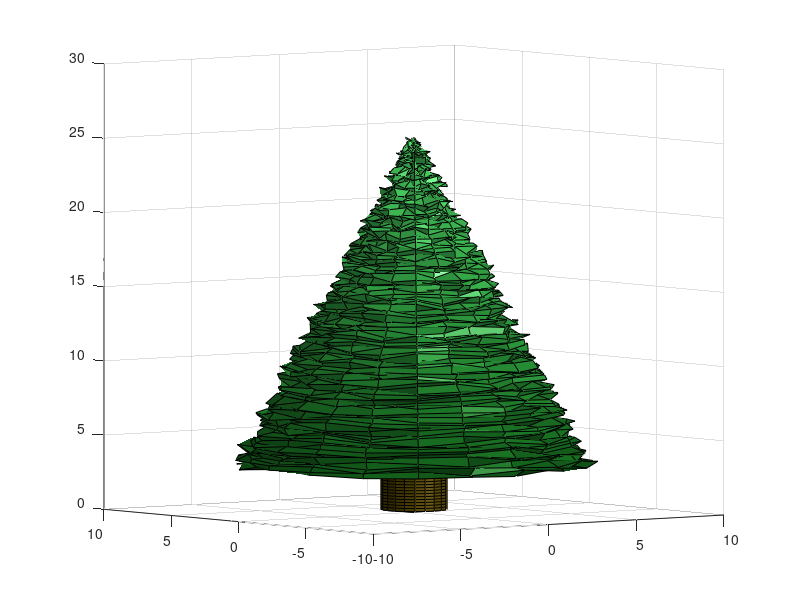

This chart was generated by the following MATLAB code: (Note: this script raises an error after producing the figure.)
% Modified from a plot by 
% Anselm Ivanovas<anselm.ivanovas@student.unisg.ch>
% URL: http://www.mathworks.com/matlabcentral/fileexchange/22478-a-christmas-tree-plot
% Copyright (c) 2008, Anselm
% All rights reserved.

function [X,Y,Z] = makeTree
%% draw tree
h=0:0.2:25; %vertical grid
[X,Y,Z] = cylinder(tree(h)); %produce a tree formed cylinder
Z=Z*25; %scale to the right heigth

%Add some diffusion to the surface of the tree to make it look more real

treeDiffusion=rand(126,21)-0.5;%some horizontal diffusion data

%add diffusion to the grid points 
for cnt1=1:21
    
    for cnt2=16:126%starting above the trunk
        %get the angle to always diffuse in direction of the radius
        angle=atan(Y(cnt2,cnt1)/X(cnt2,cnt1));
        %split the diffusion in the two coordinates, depending on the angle
        X(cnt2,cnt1)=X(cnt2,cnt1)+cos(angle)*treeDiffusion(cnt2,cnt1);
        Y(cnt2,cnt1)=Y(cnt2,cnt1)+sin(angle)*treeDiffusion(cnt2,cnt1);
        %some Vertical diffusion for each point
        Z(cnt2,cnt1)=Z(cnt2,cnt1)+(rand-0.5)*0.5;
    end
    
end
%draw the tree
surfl(X,Y,Z,'light')

%% View and format

%Use as nice green color map (darker at the bottom, lighter at the top)
r=(0.0430:(0.2061/50):0.2491)';%red component
g=(0.2969:(0.4012/50):0.6981)';%green component
b=(0.0625:(0.2696/50):0.3321)';%blue component
map=[r,g,b];%join in a map
for cnt=1:6
    %change the lower part to brown for the trunk
    map(cnt,:)=[77,63,5]/265;
end

colormap(map)%set the map
view([-37.5,4])%Change the view to see a little more of the Actual 3D tree
lighting phong %some nice lighting
shading interp %remove grid and smoothen the surface color
axis equal %takes care of display in the right proportion
axis([-10 10 -10 10 0 30]) %give some more axis space (for the snow later)
% axis off %but don't show axis
hold on %to draw the rest
title('Ornaments Placement')%self explaining

end % of function


%% ============= private functions

function r=tree(h)%Gives a profile for the tree
for cnt=1:length(h)
    
    if(h(cnt)==0)%no Width at the bottom. Ensures a "closed" trunk
        r(cnt)=0;
    end
    %smaller radius for the trunk
    if (h(cnt)>0 && h(cnt)<=3)
        r(cnt)=1.5;
    end

    %reduce radius gradually from 8 to 0. Note: will only work with a trunk heigth
    %of 3 and a whole tree heigth of 25. Scale the height of the tree in
    %the "draw tree" section, since the cylinder command will return a 1
    %unit high cylinder anyway
    if(h(cnt)>3)
        r(cnt)=8-(h(cnt)-3)*0.3636;
    end

end

end % of function
